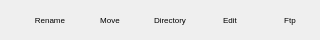
<?xml version="1.0" encoding="UTF-8"?>
<ui version="4.0">
 <class>PaintingFolderEdit</class>
 <widget class="QWidget" name="PaintingFolderEdit">
  <property name="geometry">
   <rect>
    <x>0</x>
    <y>0</y>
    <width>320</width>
    <height>40</height>
   </rect>
  </property>
  <property name="windowTitle">
   <string>Painting folder edit</string>
  </property>
  <widget class="QToolButton" name="Back">
   <property name="geometry">
    <rect>
     <x>0</x>
     <y>0</y>
     <width>20</width>
     <height>40</height>
    </rect>
   </property>
   <property name="text">
    <string/>
   </property>
   <property name="icon">
    <iconset resource="../../Images/Branon.qrc">
     <normaloff>:/images/moveLeft.png</normaloff>:/images/moveLeft.png</iconset>
   </property>
   <property name="autoRaise">
    <bool>true</bool>
   </property>
  </widget>
  <widget class="QToolButton" name="Rename">
   <property name="geometry">
    <rect>
     <x>20</x>
     <y>0</y>
     <width>60</width>
     <height>40</height>
    </rect>
   </property>
   <property name="font">
    <font>
     <pointsize>6</pointsize>
    </font>
   </property>
   <property name="text">
    <string>Rename</string>
   </property>
   <property name="icon">
    <iconset resource="../private.qrc">
     <normaloff>:/icons/rename.png</normaloff>:/icons/rename.png</iconset>
   </property>
   <property name="iconSize">
    <size>
     <width>18</width>
     <height>18</height>
    </size>
   </property>
   <property name="toolButtonStyle">
    <enum>Qt::ToolButtonTextUnderIcon</enum>
   </property>
   <property name="autoRaise">
    <bool>true</bool>
   </property>
  </widget>
  <widget class="QToolButton" name="Move">
   <property name="geometry">
    <rect>
     <x>80</x>
     <y>0</y>
     <width>60</width>
     <height>40</height>
    </rect>
   </property>
   <property name="font">
    <font>
     <pointsize>6</pointsize>
    </font>
   </property>
   <property name="text">
    <string>Move</string>
   </property>
   <property name="icon">
    <iconset resource="../private.qrc">
     <normaloff>:/icons/move.png</normaloff>:/icons/move.png</iconset>
   </property>
   <property name="iconSize">
    <size>
     <width>18</width>
     <height>18</height>
    </size>
   </property>
   <property name="toolButtonStyle">
    <enum>Qt::ToolButtonTextUnderIcon</enum>
   </property>
   <property name="autoRaise">
    <bool>true</bool>
   </property>
  </widget>
  <widget class="QToolButton" name="Ftp">
   <property name="geometry">
    <rect>
     <x>260</x>
     <y>0</y>
     <width>60</width>
     <height>40</height>
    </rect>
   </property>
   <property name="font">
    <font>
     <pointsize>6</pointsize>
    </font>
   </property>
   <property name="text">
    <string>Ftp</string>
   </property>
   <property name="icon">
    <iconset resource="../private.qrc">
     <normaloff>:/icons/FtpUpload.png</normaloff>:/icons/FtpUpload.png</iconset>
   </property>
   <property name="iconSize">
    <size>
     <width>18</width>
     <height>18</height>
    </size>
   </property>
   <property name="toolButtonStyle">
    <enum>Qt::ToolButtonTextUnderIcon</enum>
   </property>
   <property name="autoRaise">
    <bool>true</bool>
   </property>
  </widget>
  <widget class="QToolButton" name="Directory">
   <property name="geometry">
    <rect>
     <x>140</x>
     <y>0</y>
     <width>60</width>
     <height>40</height>
    </rect>
   </property>
   <property name="font">
    <font>
     <pointsize>6</pointsize>
    </font>
   </property>
   <property name="text">
    <string>Directory</string>
   </property>
   <property name="icon">
    <iconset resource="../../Images/Branon.qrc">
     <normaloff>:/images/designportfolio.png</normaloff>:/images/designportfolio.png</iconset>
   </property>
   <property name="iconSize">
    <size>
     <width>18</width>
     <height>18</height>
    </size>
   </property>
   <property name="toolButtonStyle">
    <enum>Qt::ToolButtonTextUnderIcon</enum>
   </property>
   <property name="autoRaise">
    <bool>true</bool>
   </property>
  </widget>
  <widget class="QToolButton" name="Edit">
   <property name="geometry">
    <rect>
     <x>200</x>
     <y>0</y>
     <width>60</width>
     <height>40</height>
    </rect>
   </property>
   <property name="font">
    <font>
     <pointsize>6</pointsize>
    </font>
   </property>
   <property name="text">
    <string>Edit</string>
   </property>
   <property name="icon">
    <iconset resource="../private.qrc">
     <normaloff>:/icons/text.png</normaloff>:/icons/text.png</iconset>
   </property>
   <property name="iconSize">
    <size>
     <width>18</width>
     <height>18</height>
    </size>
   </property>
   <property name="toolButtonStyle">
    <enum>Qt::ToolButtonTextUnderIcon</enum>
   </property>
   <property name="autoRaise">
    <bool>true</bool>
   </property>
  </widget>
 </widget>
 <resources>
  <include location="../private.qrc"/>
  <include location="../../Images/Branon.qrc"/>
 </resources>
 <connections/>
</ui>
